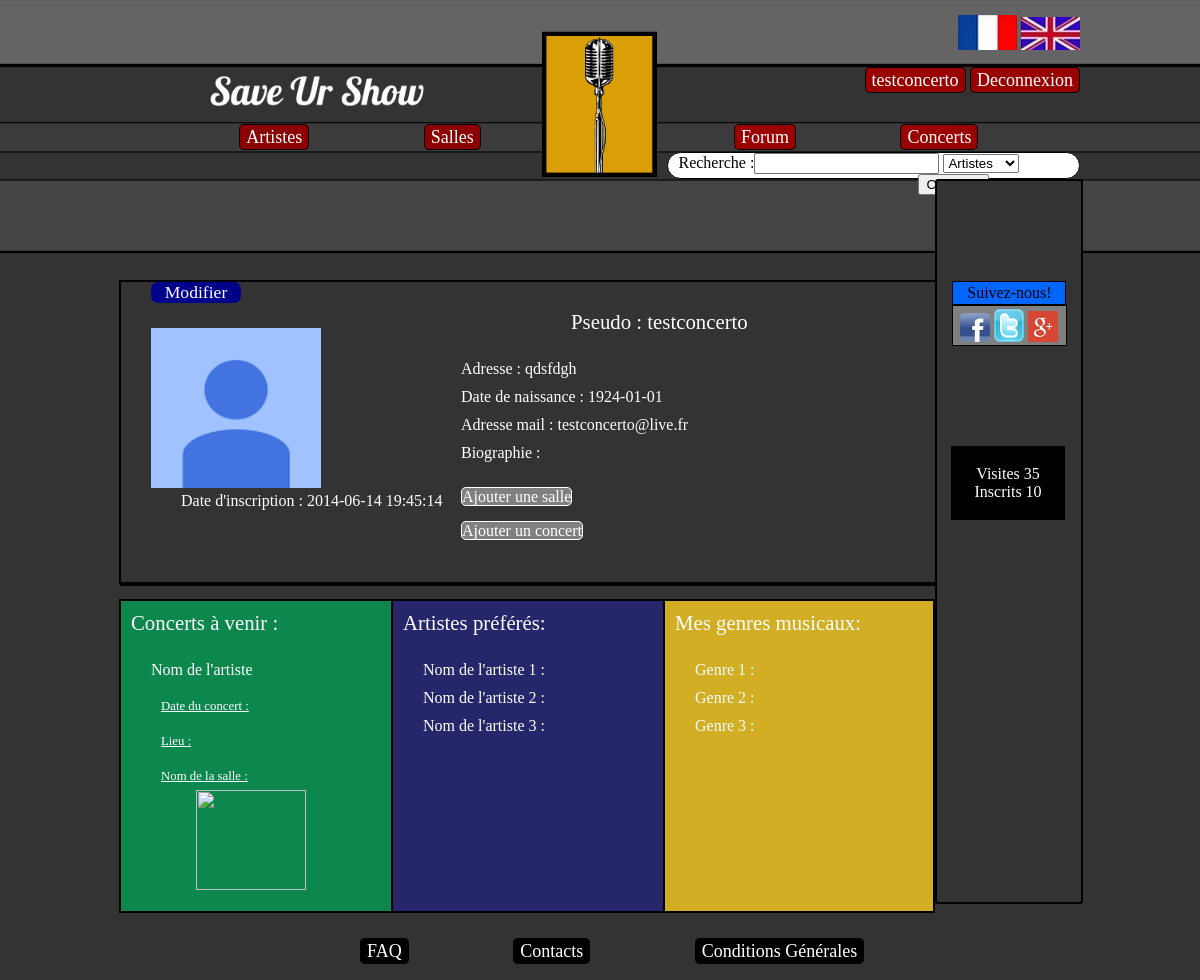
/SaveUrShow/index.php?page=profil&profil=testconcerto (signed in), run on the app's committed database.
### tables this page shows
CREATE TABLE IF NOT EXISTS `statistique` (
  `ID` int(11) NOT NULL AUTO_INCREMENT,
  `nombre_inscrit` int(11) DEFAULT NULL,
  `nombre_visite` int(11) DEFAULT NULL,
  PRIMARY KEY (`ID`)
);

CREATE TABLE IF NOT EXISTS `membre` (
  `ID` int(11) NOT NULL AUTO_INCREMENT,
  `pseudo` varchar(255) NOT NULL,
  `nom_membre` varchar(25) DEFAULT NULL,
  `prenom_membre` varchar(255) DEFAULT NULL,
  `adresse_email` varchar(255) NOT NULL,
  `mot_de_passe` varchar(255) NOT NULL,
  `image_membre` varchar(255) NOT NULL,
  `date_de_naissance` date DEFAULT NULL,
  `adresse_membre` varchar(40) DEFAULT NULL,
  `departement` int(11) DEFAULT NULL,
  `sexe` int(11) DEFAULT NULL,
  `bio_membre` text,
  `date_inscription` datetime DEFAULT NULL,
  `nombre_de_message` int(11) DEFAULT NULL,
  `etat_connexion` int(11) NOT NULL,
  `Role_ID` int(11) NOT NULL,
  `etat_compte` int(2) NOT NULL DEFAULT '0',
  `cle_validation` varchar(255) DEFAULT NULL,
  PRIMARY KEY (`ID`),
  KEY `fk_membre_Role1_idx` (`Role_ID`)
);

### SaveUrShow/controleurs/fr.php (called while the page is built, shortened)
<?php
	$DECONNEXION = 'Deconnexion';
	$TXT_ARTISTES = 'Artistes';
	$TXT_SALLES = 'Salles';
	$TXT_CONCERTS = 'Concerts';
	$TXT_FORUM = 'Forum';
	$RECHERCHE = 'Recherche :';
	$TXT_SUIVRE = 'Suivez-nous!';
	$TXT_CONNECTES = 'Visites';
	$TXT_INSCRITS = 'Inscrits';
	$TXT_PSEUDO = 'Pseudo';
	$TXT_MAIL = 'Adresse mail';
	$TXT_NAISSANCE = 'Date de naissance';
	$ADRESSE = 'Adresse';
$VENIR = 'Concerts &agrave venir';
$MODIF = 'Modifier';
$DATE_INSCRIT = 'Date d\'inscription';
$BIO = 'Biographie';
$AJOUT_CONCERT = 'Ajouter un concert';
$AJOUT_SALLE = 'Ajouter une salle';
$NOM_ARTISTE = 'Nom de l\'artiste';
$DATE_CONCERT = 'Date du concert';
$NOM_SALLE = 'Nom de la salle';
$PREFERE = 'Artistes pr&eacutef&eacuter&eacutes';
$MES_GENRES = 'Mes genres musicaux';
$GENRE = 'Genre';
$LIEU = 'Lieu';
 ?>

### SaveUrShow/modeles/modele_stat.php (called while the page is built, shortened)
<?php
	function nbrVisite(){
	global $bdd;
	$req = $bdd -> prepare("SELECT nombre_visite FROM statistique");
	$req -> execute();
	$res = $req->fetch();
	return $res[0];
	}
	function nbrInscrit(){
		global $bdd;
		$req = $bdd -> prepare("SELECT count(ID) FROM membre");
		$req -> execute();
	$res = $req->fetch();
	return $res['count(ID)'];
	}
 ?>

### SaveUrShow/modeles/modele_utilisateur.php (called while the page is built, shortened)
<?php
	function infoProfil($nom){
		global $bdd;
		$query=$bdd->prepare('SELECT ID, pseudo, nom_membre, prenom_membre, adresse_email, date_de_naissance, adresse_membre, sexe, bio_membre, date_inscription, role_ID, image_membre
	    FROM membre WHERE pseudo = :nom');
        $query->bindValue(':nom',$nom, PDO::PARAM_STR);
        $query->execute();
	    $data_artiste=$query->fetch();
	    return $data_artiste;
	}
 ?>

### SaveUrShow/vues/vue_profil.php (the view, shortened to what this page needs)
<div class="Profil">
	<div class="container1Profil">
		<div class="modifier_profil"><a href="?page=gestion_profil&profil=<?php echo $_GET['profil'] ?>"> <?php echo $MODIF ?></a></div>
		<div ><img class="photo_profil" src=<?php
		if(empty($info['image_membre'])){
		echo '"ressources/avatars/defaultPicture.jpg"';
		}else{
		echo '"'.$info['image_membre'].'"';
		}?>/></div>
		<div class="date_insc"><?php echo $DATE_INSCRIT ?> : <?php echo $info['date_inscription'] ; ?></div>
		<div class="pseudo"><?php echo $TXT_PSEUDO ?> : <?php echo $info['pseudo']; ?></div>
		<ul>
			<li class="txt1Profil"><?php echo $ADRESSE ?> : <?php echo $info['adresse_membre']; ?></li>
			<li class="txt1Profil"><?php echo $TXT_NAISSANCE ?> : <?php echo $info['date_de_naissance']; ?></li>
			<li class="txt1Profil"><?php echo $TXT_MAIL ?> : <?php echo $info['adresse_email']; ?></li>
			<li class="txt1Profil"><?php echo $BIO ?> : <?php echo $info['bio_membre']; ?></li>
			<li class="txt1Profil">
			<?php
			if($info['role_ID']==1){
				}elseif($info['role_ID']==2){
				echo'	<p><a class="ajout" href="index.php?page=ajoutArtiste"> '.$AJOUT_ARTISTE.'</a></p>
					<p><a class="ajout" href="index.php?page=ajoutConcert"> '.$AJOUT_CONCERT.'</a></p> ';
				}elseif($info['role_ID']==3){
					echo'
					<p><a class="ajout" href="index.php?page=ajoutSalle"> '.$AJOUT_SALLE.'</a></p>
					<p><a class="ajout" href="index.php?page=ajoutConcert"> '.$AJOUT_CONCERT.'</a></p>';
				}
			?></li>
		</ul>
	</div>
	<div class="container2Profil">
		<div class="txt2Profil"> <?php echo $VENIR ?> : </div>
		<ul>
			<li class="txt3Profil"><?php echo $NOM_ARTISTE ?></li>
			<li class="txt1bisProfil"><?php echo $DATE_CONCERT ?> : </li>
			<li class="txt1bisProfil"><?php echo $LIEU ?> : </li>
			<li class="txt1bisProfil"><?php echo $NOM_SALLE ?> : </li>
		</ul>
		<div ><a href='#'><img class="photo_concertavenir" src "groupex.jpg"/></a></div>
	</div>
	<div class="container3Profil">
		<div class="txt2Profil"> <?php echo $PREFERE ?>: </div>
		<ul>
			<li class="txt3Profil"><?php echo $NOM_ARTISTE ?> 1 :</li>
			<li class="txt3Profil"><?php echo $NOM_ARTISTE ?> 2 :</li>
			<li class="txt3Profil"><?php echo $NOM_ARTISTE ?> 3 :</li>
		</ul>
	</div>
	<div class="container4Profil">
		<div class="txt2Profil"> <?php echo $MES_GENRES ?>:</div>
		<ul>
			<li class="txt3Profil"><?php echo $GENRE ?> 1 :</li>
			<li class="txt3Profil"><?php echo $GENRE ?> 2 :</li>
			<li class="txt3Profil"><?php echo $GENRE ?> 3 :</li>
		</ul>
	</div>
</div>

### SaveUrShow/vues/header.php (shortened to what this page needs)
<!doctype html>
<html lang="en">
<head>
<link rel="stylesheet" href="ressources/style.css" type="text/css" media="screen" />
<body>
<header>
	<div id="logo">
	</div>
	<a href="?page=accueil"><div id="nom">
	</div></a>
	<div id="drapeau">
	<a href="?page=select_lang&lang=fr"> <img src="ressources/image/drap_fr.png" alt="Version Française" /></a>
	<a href="?page=select_lang&lang=en"> <img src="ressources/image/drap_en.png" alt="Version Anglaise"/></a>
	</div>
	<div id="connexion">
		<ul>
			<?php
			if (!isset($_SESSION['pseudo'])){
				echo '
				<li class="zone1"><a href="?page=connexion">'.$CONNEXION.'</a></li>
				<li class="zone1"><a href="?page=inscription">'.$INSCRIPTION.'</a></li>';
			}else{
				echo'
				<li class="zone1"><a href="?page=profil&profil='.$_SESSION['pseudo'].'">'.$_SESSION['pseudo'].'</a></li>
				<li class="zone1"><a href="?page=deconnexion">'.$DECONNEXION.'</a></li>';
			}
			 ?>
		</ul>
	</div>
	<div id="artistes_salles">
		<ul>
			<li class="boutons1"><a href="?page=listeartiste"><?php echo $TXT_ARTISTES;?></a></li>
			<li class="boutons1"><a href="?page=listeSalles"><?php echo $TXT_SALLES;?></a></li>
		</ul>
	</div>
	<div id="forum_concerts">
		<ul>
			<li class="boutons2"><a href="?page=forum"><?php echo $TXT_FORUM;?></a></li>
			<li class="boutons2"><a href="?page=listeConcerts"><?php echo $TXT_CONCERTS;?></a></li>
		</ul>
	</div>
	<div class="Rechercher">
			<form action="index.php?page=recherche" method="post" name="Recherche">
			<label><?php echo $RECHERCHE;?></label><input type="text" name="mot_cle" id="mot_cle"/>
					<select name="type_recherche">
						<option value="1"><?php echo $TXT_ARTISTES;?></option>
					</select>
			</form>
	</div>
	<span id="bordure">
	<div id="Suivre"><span class="a3"><?php echo $TXT_SUIVRE;?></span>
	</div>
	<div class="reseaux">
		<div> <a href="https://www.facebook.com/pages/Save-Ur-Show/281799091982222?fref=ts"> <img class="reseauxsociaux" src="ressources/image/facebook.png" /></a> <span></span>
		</div>
		<div> <a href="https://twitter.com/SaveUrShow01"> <img class="reseauxsociaux" src="ressources/image/twitter.png"/></a> <span></span>
		</div>
		<div> <a href="https://plus.google.com/"> <img class="reseauxsociaux" src="ressources/image/g.png"/></a> <span></span>
		</div>
	</div>
	<div class="statistique">
		<p> <?php echo $TXT_CONNECTES;?> <?php echo $nbrVisite; ?> <br />
			<?php echo $TXT_INSCRITS;?> <?php echo $nbrInscrit; ?>
		</p>
	</div>
	</span>
</header>
<div id="contenu">

### data on the page
statistique: nombre_visite "35"
membre: image_membre (placeholder picture), date_inscription "2014-06-14 19:45:14", pseudo "testconcerto", adresse_membre "qdsfdgh", date_de_naissance "1924-01-01", adresse_email "testconcerto@live.fr"

### other printed values
$_SESSION['pseudo'] "testconcerto"
$DECONNEXION "Deconnexion"
$TXT_ARTISTES "Artistes"
$TXT_SALLES "Salles"
$TXT_FORUM "Forum"
$TXT_CONCERTS "Concerts"
$RECHERCHE "Recherche :"
$TXT_SUIVRE "Suivez-nous!"
$TXT_CONNECTES "Visites"
$TXT_INSCRITS "Inscrits"
$nbrInscrit "10"
$MODIF "Modifier"
$DATE_INSCRIT "Date d'inscription"
$TXT_PSEUDO "Pseudo"
$ADRESSE "Adresse"
